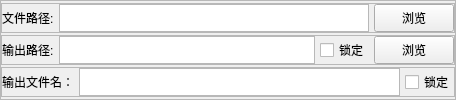
        <widget class="QFrame" name="frame_FileInfo">
         <property name="sizePolicy">
          <sizepolicy hsizetype="Expanding" vsizetype="Expanding">
           <horstretch>0</horstretch>
           <verstretch>21</verstretch>
          </sizepolicy>
         </property>
         <property name="minimumSize">
          <size>
           <width>0</width>
           <height>100</height>
          </size>
         </property>
         <property name="frameShape">
          <enum>QFrame::StyledPanel</enum>
         </property>
         <property name="frameShadow">
          <enum>QFrame::Raised</enum>
         </property>
         <layout class="QVBoxLayout" name="verticalLayout">
          <property name="spacing">
           <number>0</number>
          </property>
          <property name="leftMargin">
           <number>0</number>
          </property>
          <property name="topMargin">
           <number>0</number>
          </property>
          <property name="rightMargin">
           <number>0</number>
          </property>
          <property name="bottomMargin">
           <number>0</number>
          </property>
          <item>
           <widget class="QFrame" name="frame_File">
            <property name="sizePolicy">
             <sizepolicy hsizetype="Expanding" vsizetype="Expanding">
              <horstretch>0</horstretch>
              <verstretch>0</verstretch>
             </sizepolicy>
            </property>
            <property name="minimumSize">
             <size>
              <width>0</width>
              <height>30</height>
             </size>
            </property>
            <property name="maximumSize">
             <size>
              <width>16777215</width>
              <height>30</height>
             </size>
            </property>
            <property name="frameShape">
             <enum>QFrame::StyledPanel</enum>
            </property>
            <property name="frameShadow">
             <enum>QFrame::Raised</enum>
            </property>
            <layout class="QHBoxLayout" name="horizontalLayout_3">
             <property name="spacing">
              <number>5</number>
             </property>
             <property name="leftMargin">
              <number>0</number>
             </property>
             <property name="topMargin">
              <number>0</number>
             </property>
             <property name="rightMargin">
              <number>0</number>
             </property>
             <property name="bottomMargin">
              <number>0</number>
             </property>
             <item>
              <widget class="QLabel" name="lb_FilePath">
               <property name="sizePolicy">
                <sizepolicy hsizetype="Expanding" vsizetype="Expanding">
                 <horstretch>10</horstretch>
                 <verstretch>0</verstretch>
                </sizepolicy>
               </property>
               <property name="maximumSize">
                <size>
                 <width>16777215</width>
                 <height>16777215</height>
                </size>
               </property>
               <property name="text">
                <string>文件路径:</string>
               </property>
              </widget>
             </item>
             <item>
              <widget class="QPlainTextEdit" name="pte_FilePath">
               <property name="sizePolicy">
                <sizepolicy hsizetype="Expanding" vsizetype="Expanding">
                 <horstretch>100</horstretch>
                 <verstretch>0</verstretch>
                </sizepolicy>
               </property>
               <property name="maximumSize">
                <size>
                 <width>16777215</width>
                 <height>16777215</height>
                </size>
               </property>
               <property name="cursor" stdset="0">
                <cursorShape>IBeamCursor</cursorShape>
               </property>
               <property name="layoutDirection">
                <enum>Qt::LeftToRight</enum>
               </property>
              </widget>
             </item>
             <item>
              <widget class="QPushButton" name="pb_FilePath">
               <property name="sizePolicy">
                <sizepolicy hsizetype="Expanding" vsizetype="Expanding">
                 <horstretch>15</horstretch>
                 <verstretch>0</verstretch>
                </sizepolicy>
               </property>
               <property name="cursor">
                <cursorShape>PointingHandCursor</cursorShape>
               </property>
               <property name="text">
                <string>浏览</string>
               </property>
              </widget>
             </item>
            </layout>
           </widget>
          </item>
          <item>
           <widget class="QFrame" name="frame_OutputPath">
            <property name="sizePolicy">
             <sizepolicy hsizetype="Expanding" vsizetype="Expanding">
              <horstretch>0</horstretch>
              <verstretch>0</verstretch>
             </sizepolicy>
            </property>
            <property name="minimumSize">
             <size>
              <width>0</width>
              <height>30</height>
             </size>
            </property>
            <property name="maximumSize">
             <size>
              <width>16777215</width>
              <height>30</height>
             </size>
            </property>
            <property name="frameShape">
             <enum>QFrame::StyledPanel</enum>
            </property>
            <property name="frameShadow">
             <enum>QFrame::Raised</enum>
            </property>
            <layout class="QHBoxLayout" name="horizontalLayout_7">
             <property name="spacing">
              <number>5</number>
             </property>
             <property name="leftMargin">
              <number>0</number>
             </property>
             <property name="topMargin">
              <number>0</number>
             </property>
             <property name="rightMargin">
              <number>0</number>
             </property>
             <property name="bottomMargin">
              <number>0</number>
             </property>
             <item>
              <widget class="QLabel" name="lb_OutputPath">
               <property name="sizePolicy">
                <sizepolicy hsizetype="Expanding" vsizetype="Expanding">
                 <horstretch>10</horstretch>
                 <verstretch>0</verstretch>
                </sizepolicy>
               </property>
               <property name="text">
                <string>输出路径:</string>
               </property>
              </widget>
             </item>
             <item>
              <widget class="QPlainTextEdit" name="pte_OutputPath">
               <property name="sizePolicy">
                <sizepolicy hsizetype="Expanding" vsizetype="Expanding">
                 <horstretch>100</horstretch>
                 <verstretch>0</verstretch>
                </sizepolicy>
               </property>
               <property name="cursor" stdset="0">
                <cursorShape>IBeamCursor</cursorShape>
               </property>
              </widget>
             </item>
             <item>
              <widget class="QCheckBox" name="cb_PathLock">
               <property name="sizePolicy">
                <sizepolicy hsizetype="Expanding" vsizetype="Expanding">
                 <horstretch>0</horstretch>
                 <verstretch>0</verstretch>
                </sizepolicy>
               </property>
               <property name="cursor">
                <cursorShape>PointingHandCursor</cursorShape>
               </property>
               <property name="text">
                <string>锁定</string>
               </property>
              </widget>
             </item>
             <item>
              <widget class="QPushButton" name="pb_OutputPath">
               <property name="sizePolicy">
                <sizepolicy hsizetype="Expanding" vsizetype="Expanding">
                 <horstretch>15</horstretch>
                 <verstretch>0</verstretch>
                </sizepolicy>
               </property>
               <property name="cursor">
                <cursorShape>PointingHandCursor</cursorShape>
               </property>
               <property name="text">
                <string>浏览</string>
               </property>
              </widget>
             </item>
            </layout>
           </widget>
          </item>
          <item>
           <widget class="QFrame" name="frame_FileName">
            <property name="sizePolicy">
             <sizepolicy hsizetype="Expanding" vsizetype="Expanding">
              <horstretch>0</horstretch>
              <verstretch>0</verstretch>
             </sizepolicy>
            </property>
            <property name="minimumSize">
             <size>
              <width>0</width>
              <height>30</height>
             </size>
            </property>
            <property name="maximumSize">
             <size>
              <width>16777215</width>
              <height>30</height>
             </size>
            </property>
            <property name="frameShape">
             <enum>QFrame::StyledPanel</enum>
            </property>
            <property name="frameShadow">
             <enum>QFrame::Raised</enum>
            </property>
            <layout class="QHBoxLayout" name="horizontalLayout_9">
             <property name="spacing">
              <number>5</number>
             </property>
             <property name="leftMargin">
              <number>0</number>
             </property>
             <property name="topMargin">
              <number>0</number>
             </property>
             <property name="rightMargin">
              <number>0</number>
             </property>
             <property name="bottomMargin">
              <number>0</number>
             </property>
             <item>
              <widget class="QLabel" name="lb_FileName">
               <property name="sizePolicy">
                <sizepolicy hsizetype="Expanding" vsizetype="Expanding">
                 <horstretch>10</horstretch>
                 <verstretch>0</verstretch>
                </sizepolicy>
               </property>
               <property name="text">
                <string>输出文件名：</string>
               </property>
              </widget>
             </item>
             <item>
              <widget class="QPlainTextEdit" name="pte_FileName">
               <property name="sizePolicy">
                <sizepolicy hsizetype="Expanding" vsizetype="Expanding">
                 <horstretch>100</horstretch>
                 <verstretch>0</verstretch>
                </sizepolicy>
               </property>
               <property name="maximumSize">
                <size>
                 <width>16777215</width>
                 <height>16777215</height>
                </size>
               </property>
               <property name="cursor" stdset="0">
                <cursorShape>IBeamCursor</cursorShape>
               </property>
               <property name="layoutDirection">
                <enum>Qt::LeftToRight</enum>
               </property>
              </widget>
             </item>
             <item>
              <widget class="QCheckBox" name="cb_NameLock">
               <property name="sizePolicy">
                <sizepolicy hsizetype="Expanding" vsizetype="Expanding">
                 <horstretch>0</horstretch>
                 <verstretch>0</verstretch>
                </sizepolicy>
               </property>
               <property name="cursor">
                <cursorShape>PointingHandCursor</cursorShape>
               </property>
               <property name="text">
                <string>锁定</string>
               </property>
              </widget>
             </item>
            </layout>
           </widget>
          </item>
         </layout>
        </widget>
